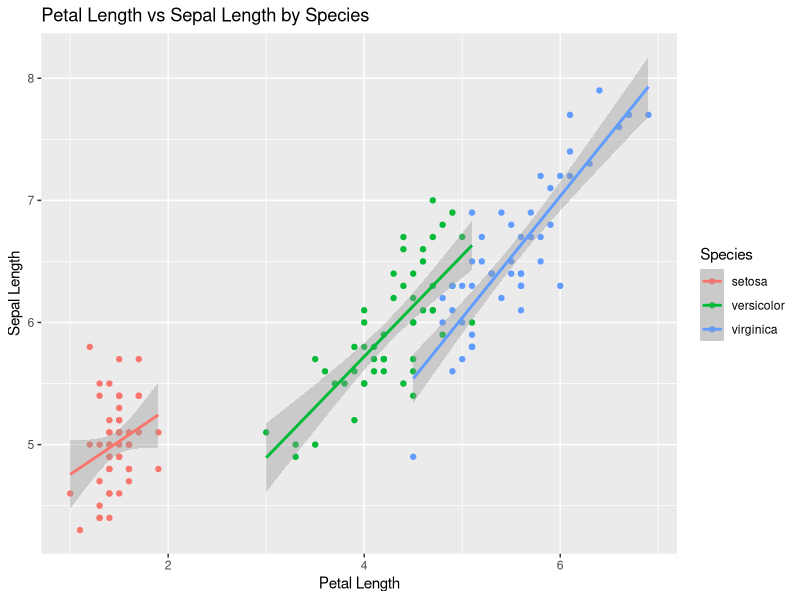
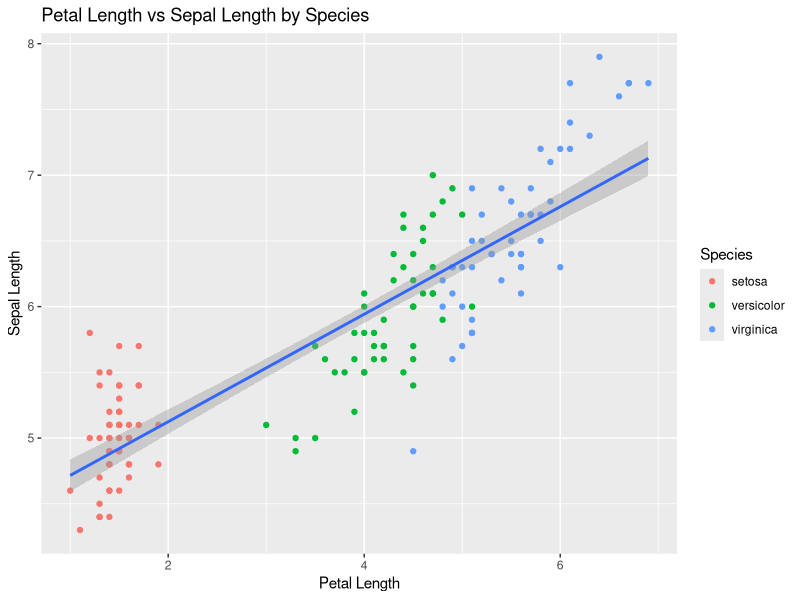
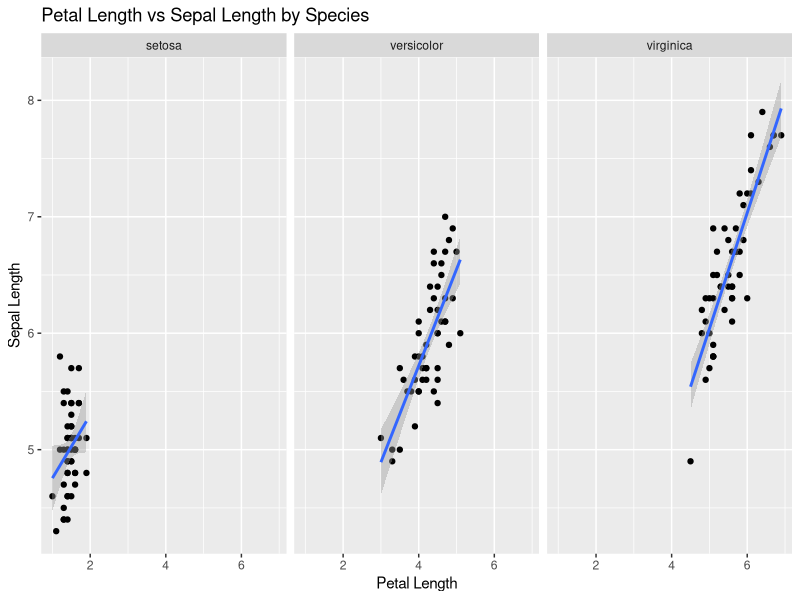
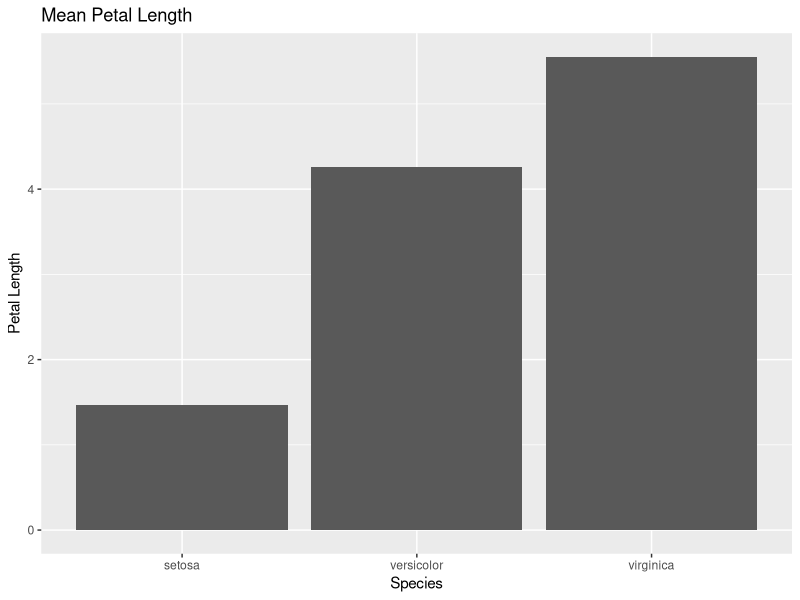

Write the R code that produced these figures, in order.
## ---- chunk 1
knitr::opts_chunk$set(echo = TRUE)
## ---- chunk 2
library(tidyverse)
## ---- chunk 3
str(iris)
head(iris)
## ---- chunk 4
#base R indexing to select values within a dataframe
iris[iris$Species=="setosa",]
subset(iris,Species=="setosa")

iris[(iris$Sepal.Width>5.0),]

#dplyr method-filter
filter(iris,Species=="setosa")
filter(iris,Sepal.Length>5.0)

#dplyr method: multiple filters
filter(iris,Species=="setosa"&Sepal.Length>5.0)
## ---- chunk 5
#base R indexing to select columns from a dataframe
iris[,c("Species","Petal.Length")]

#dplyr methid-select
select(iris,Species,Petal.Length)
## ---- chunk 6
#base R sorting of data frame
iris[order(iris$Species,iris$Petal.Length),]

#dplyr method-arrange
iris%>%
  arrange(Species,Petal.Length)
## ---- chunk 7
mutate.iris<-iris%>%
  mutate(
    Sepal.Area= (Sepal.Length*Sepal.Width),
    Petal.Area= (Petal.Length*Petal.Width),
    Sepal.Petal.Length= (Sepal.Length/Petal.Length)
  )
head(mutate.iris)

summarise.iris<-mutate.iris%>%
  group_by(Species)%>%
  summarise(
    mean.Sepal.Length=mean(Sepal.Length),
    mean.Petal.Length=mean(Petal.Length),
    mean.Sepal.Area=mean(Sepal.Area),
    mean.Petal.Area=mean(Petal.Area)
  )
head(summarise.iris)
## ---- chunk 8
#gather
#spread
#unite
#separate
## ---- chunk 9
#careful where you set arguments with aes!!

#"global" group by species
ggplot(iris,aes(x=Petal.Length,y=Sepal.Length,colour=Species))+
  geom_point()+
  geom_smooth(method=lm)+
  labs(title="Petal Length vs Sepal Length by Species",x="Petal Length",y="Sepal Length")

#local group by species in geom_point
ggplot(iris,aes(x=Petal.Length,y=Sepal.Length))+
  geom_point(aes(colour=Species))+
  geom_smooth(method=lm)+
   labs(title="Petal Length vs Sepal Length by Species",x="Petal Length",y="Sepal Length")
## ---- chunk 10
ggplot(iris,aes(x=Petal.Length,y=Sepal.Length))+
  geom_point()+
  geom_smooth(method=lm)+
  facet_wrap(~Species)+
  labs(title="Petal Length vs Sepal Length by Species",x="Petal Length",y="Sepal Length")
## ---- chunk 11
ggplot(summarise.iris,aes(x=Species,y=mean.Petal.Length))+
  geom_bar(stat="identity")+
  labs(title="Mean Petal Length",x="Species",y="Petal Length")
